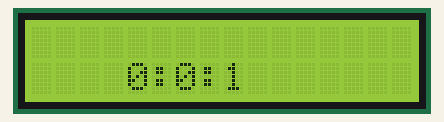
The sketch below on a simulated Arduino Uno, built with avr-gcc and run on an emulated ATmega328P. Shown: 16×2 character LCD.

Above: at 0.11 s.
At 5.07 s:
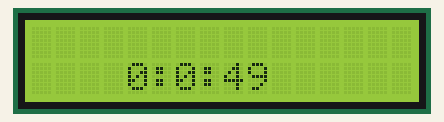
At 10.03 s:
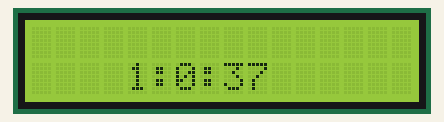
At 19.95 s:
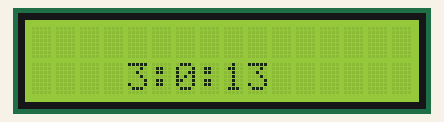
At 29.87 s:
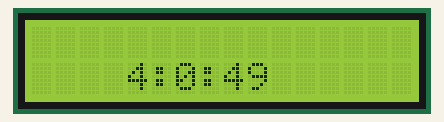
At 39.89 s:
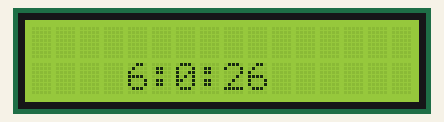

The sketch:

LCD_clock.ino
```cpp
#include <LiquidCrystal.h>

int d7=2;
int d6=3;
int d5=4;
int d4=5;
int E=10;
int RS=11;
int in=12;
int i=0;
int second=0;
int minutes=0;
int hours=0;
LiquidCrystal lcd(RS, E, d4, d5, d6, d7);
void setup() {
  // put your setup code here, to run once:
lcd.begin(16,2);


}

void loop() {

  // put your main code here, to run repeatedly:

second++;
if(second>=60)
{
  second=0;
  minutes=0;
  hours++;

}
if(hours>=24)
{
  second=0;
  minutes=0;
  hours=0;
}
lcd.clear();
lcd.setCursor(4,1);
lcd.print(hours);
lcd.print(":");
lcd.print(minutes);
lcd.print(":");
lcd.print(second);
delay(100);
}
```
